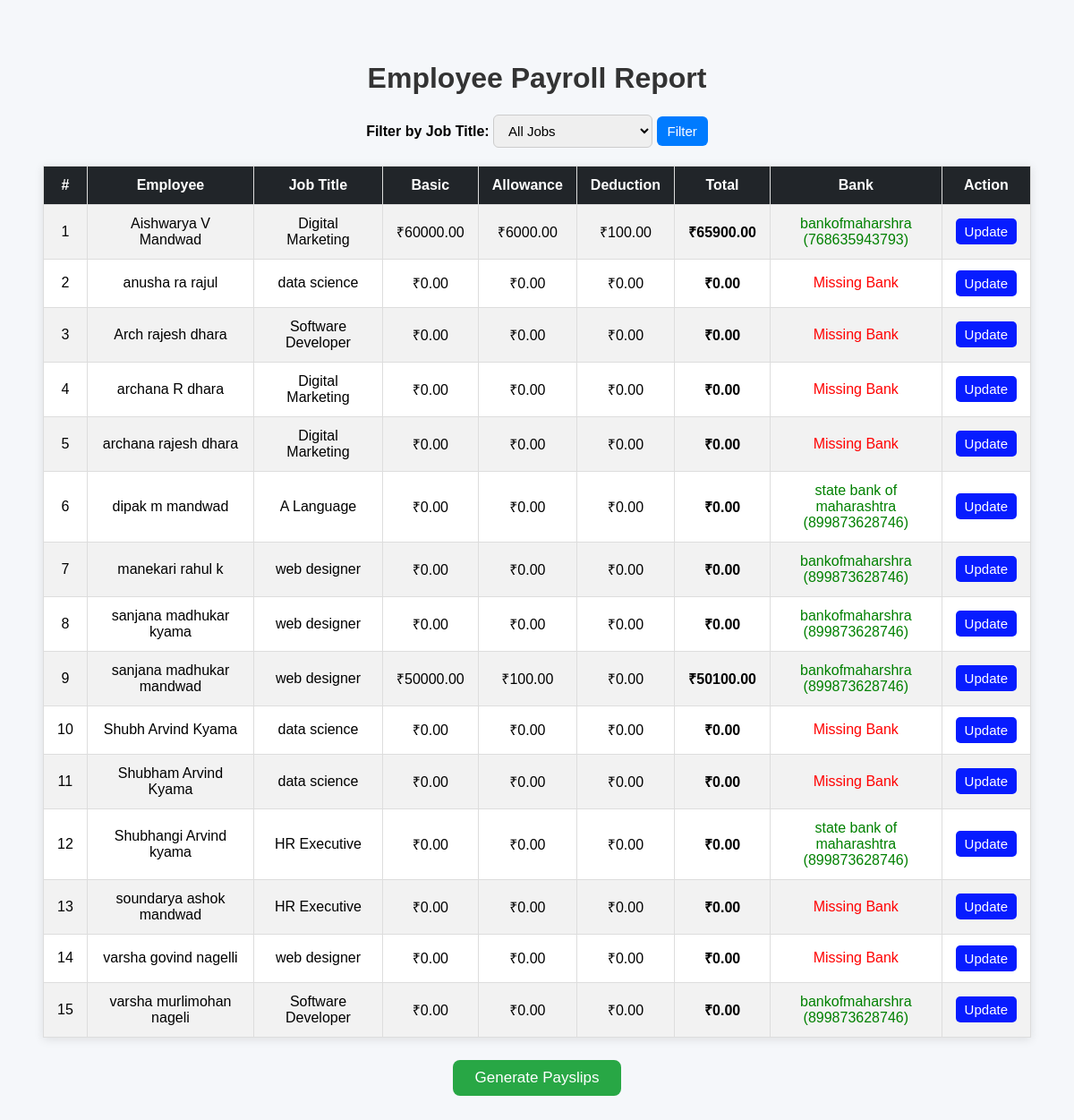
The app's page /hr_payroll.php with its own data.
### tables this page shows
CREATE TABLE IF NOT EXISTS `employees` (
  `id` int NOT NULL AUTO_INCREMENT,
  `employee_id` varchar(50) DEFAULT NULL,
  `candidate_id` int DEFAULT NULL,
  `full_name` varchar(100) DEFAULT NULL,
  `email` varchar(100) DEFAULT NULL,
  `password` varchar(255) DEFAULT NULL,
  `contact` varchar(15) DEFAULT NULL,
  `gender` varchar(10) DEFAULT NULL,
  `qualification` varchar(100) DEFAULT NULL,
  `dob` date DEFAULT NULL,
  `photo` varchar(255) DEFAULT NULL,
  `experience_status` enum('Yes','No') DEFAULT NULL,
  `experience_details` text,
  `created_at` datetime DEFAULT CURRENT_TIMESTAMP,
  `job_id` int DEFAULT NULL,
  `account_no` varchar(30) DEFAULT NULL,
  `ifsc_code` varchar(15) DEFAULT NULL,
  `bank_name` varchar(100) DEFAULT NULL,
  PRIMARY KEY (`id`),
  UNIQUE KEY `employee_id` (`employee_id`),
  UNIQUE KEY `email` (`email`),
  KEY `candidate_id` (`candidate_id`)
);

CREATE TABLE IF NOT EXISTS `jobs` (
  `job_id` int NOT NULL AUTO_INCREMENT,
  `title` varchar(255) DEFAULT NULL,
  `description` text,
  `posted_date` date NOT NULL DEFAULT (curdate()),
  `from_date` date DEFAULT NULL,
  `to_date` date DEFAULT NULL,
  `image` varchar(255) DEFAULT NULL,
  PRIMARY KEY (`job_id`)
);

### hr_payroll.php (the view, shortened to what this page needs)
<?php
$host = "localhost";
$user = "root";
$pass = "";
$dbname = "company_db";
$conn = new mysqli($host, $user, $pass, $dbname);
$sql = "
    SELECT
        e.id AS employee_id,
        e.full_name,
        e.email,
        j.title AS job_title,
        COALESCE(p.basic_salary, 0) AS basic_salary,
        COALESCE(p.allowance, 0) AS allowance,
        COALESCE(p.deduction, 0) AS deduction,
        COALESCE(p.total, 0) AS total,
        COALESCE(b.bank_name, '') AS bank_name,
        COALESCE(b.account_number, '') AS account_number,
        COALESCE(b.ifsc_code, '') AS ifsc_code
    FROM employees e
    LEFT JOIN jobs j ON e.job_id = j.job_id
    LEFT JOIN payroll p ON e.id = p.employee_id
    LEFT JOIN employee_bank_details b ON e.id = b.employee_id
";
$sql .= " ORDER BY e.full_name ASC";
$result = $conn->query($sql);
?>
<!DOCTYPE html>
<html lang="en">
<head>
</head>
<body>
<h1>Employee Payroll Report</h1>
<div class="filter-container">
    <form method="GET" action="">
        <label for="job_id"><strong>Filter by Job Title:</strong></label>
        <select name="job_id" id="job_id">
            <option value="">All Jobs</option>
        </select>
        <button type="submit">Filter</button>
    </form>
</div>
<table class="table table-bordered table-striped table-hover">
   <thead class="thead-dark">
    <tr>
        <th>#</th>
        <th>Employee</th>
        <th>Job Title</th>
        <th>Basic</th>
        <th>Allowance</th>
        <th>Deduction</th>
        <th>Total</th>
        <th>Bank</th>
        <th>Action</th>
    </tr>
    <?php
    if ($result && $result->num_rows > 0) {
        $count = 1;
        while ($row = $result->fetch_assoc()) {
            $bankInfo = !empty($row['bank_name'])
                ? "<span style='color:green;'>{$row['bank_name']}<br>({$row['account_number']})</span>"
                : "<span style='color:red;'>Missing Bank</span>";
            echo "
            <tr>
                <td>{$count}</td>
                <td>{$row['full_name']}</td>
                <td>{$row['job_title']}</td>
                <td>₹{$row['basic_salary']}</td>
                <td>₹{$row['allowance']}</td>
                <td>₹{$row['deduction']}</td>
                <td><b>₹{$row['total']}</b></td>
                <td>{$bankInfo}</td>
                <td><button class='action-btn' onclick=\"openUpdateModal({$row['employee_id']}, {$row['basic_salary']}, {$row['allowance']}, {$row['deduction']})\">Update</button></td>
            </tr>";
            $count++;
        }
    } else {
        echo "<tr><td colspan='9' style='text-align:center;color:red;'>No records found.</td></tr>";
    }
    ?>
</table>
<div class="generate-all">
    <form method="POST">
        <button type="submit" name="generate_all">Generate Payslips</button>
    </form>
</div>
</body>
</html>

### hr_payroll.php (style rules this page uses)
body { font-family: "Poppins", sans-serif; background-color: #f5f7fa; padding: 40px; }
h1 { text-align: center; color: #333; }
.filter-container { text-align: center; margin-bottom: 20px; }
select, button { padding: 8px 12px; border-radius: 6px; border: 1px solid #ccc; font-size: 15px; }
button { background: #007bff; color: #fff; cursor: pointer; border: none; }
table { width: 100%; border-collapse: collapse; background: #fff; box-shadow: 0 2px 10px rgba(0,0,0,0.1); }
th, td { padding: 12px 15px; border: 1px solid #ddd; text-align: center; }
th { background: #212529; color: #fff; }
.table thead th { position: sticky; top: 0; z-index: 2; background: #212529; color: #fff; }
tr:nth-child(even) { background: #f2f2f2; }
.action-btn { padding: 6px 10px; border: none; border-radius: 5px; color: #fff; background: #071cffff; cursor: pointer; }
.generate-all { margin-top: 25px; display: flex; justify-content: center; }
.generate-all button { background: #28a745; font-size: 17px; padding: 10px 25px; border-radius: 8px; }

### records on screen
employees: full_name "Aishwarya V Mandwad", job.title "Digital Marketing", basic_salary "60000.00", allowance "6000.00", deduction "100.00", total "65900.00", bank_name "bankofmaharshra", account_number "768635943793"
employees: full_name "anusha ra rajul", job.title "data science", basic_salary "0.00", allowance "0.00", deduction "0.00", total "0.00", shows "Missing Bank"
employees: full_name "Arch rajesh dhara", job.title "Software Developer", basic_salary "0.00", allowance "0.00", deduction "0.00", total "0.00", shows "Missing Bank"
employees: full_name "archana R dhara", job.title "Digital Marketing", basic_salary "0.00", allowance "0.00", deduction "0.00", total "0.00", shows "Missing Bank"
employees: full_name "archana rajesh dhara", job.title "Digital Marketing", basic_salary "0.00", allowance "0.00", deduction "0.00", total "0.00", shows "Missing Bank"
employees: full_name "dipak m mandwad", job.title "A Language", basic_salary "0.00", allowance "0.00", deduction "0.00", total "0.00", bank_name "state bank of maharashtra", account_number "899873628746"
employees: full_name "manekari rahul k", job.title "web designer", basic_salary "0.00", allowance "0.00", deduction "0.00", total "0.00", bank_name "bankofmaharshra", account_number "899873628746"
employees: full_name "sanjana madhukar kyama", job.title "web designer", basic_salary "0.00", allowance "0.00", deduction "0.00", total "0.00", bank_name "bankofmaharshra", account_number "899873628746"
employees: full_name "sanjana madhukar mandwad", job.title "web designer", basic_salary "50000.00", allowance "100.00", deduction "0.00", total "50100.00", bank_name "bankofmaharshra", account_number "899873628746"
employees: full_name "Shubh Arvind Kyama", job.title "data science", basic_salary "0.00", allowance "0.00", deduction "0.00", total "0.00", shows "Missing Bank"
employees: full_name "Shubham Arvind Kyama", job.title "data science", basic_salary "0.00", allowance "0.00", deduction "0.00", total "0.00", shows "Missing Bank"
employees: full_name "Shubhangi Arvind kyama", job.title "HR Executive", basic_salary "0.00", allowance "0.00", deduction "0.00", total "0.00", bank_name "state bank of maharashtra", account_number "899873628746"
employees: full_name "soundarya ashok mandwad", job.title "HR Executive", basic_salary "0.00", allowance "0.00", deduction "0.00", total "0.00", shows "Missing Bank"
employees: full_name "varsha govind nagelli", job.title "web designer", basic_salary "0.00", allowance "0.00", deduction "0.00", total "0.00", shows "Missing Bank"
employees: full_name "varsha murlimohan nageli", job.title "Software Developer", basic_salary "0.00", allowance "0.00", deduction "0.00", total "0.00", bank_name "bankofmaharshra", account_number "899873628746"
